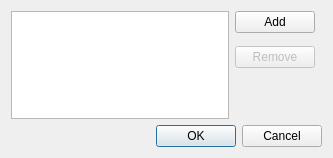
<?xml version="1.0" encoding="UTF-8"?>
<ui version="4.0">
 <class>ConfigUsersDialogClass</class>
 <widget class="QDialog" name="ConfigUsersDialogClass">
  <property name="windowModality">
   <enum>Qt::ApplicationModal</enum>
  </property>
  <property name="geometry">
   <rect>
    <x>0</x>
    <y>0</y>
    <width>333</width>
    <height>158</height>
   </rect>
  </property>
  <property name="modal">
   <bool>true</bool>
  </property>
  <layout class="QVBoxLayout" name="verticalLayout_3">
   <item>
    <layout class="QVBoxLayout" name="verticalLayout">
     <item>
      <layout class="QHBoxLayout" name="horizontalLayout">
       <item>
        <widget class="QListWidget" name="UserList"/>
       </item>
       <item>
        <layout class="QVBoxLayout" name="verticalLayout_2">
         <property name="rightMargin">
          <number>7</number>
         </property>
         <item>
          <widget class="QPushButton" name="AddBtn">
           <property name="text">
            <string>Add</string>
           </property>
           <property name="autoDefault">
            <bool>false</bool>
           </property>
          </widget>
         </item>
         <item>
          <spacer name="verticalSpacer_2">
           <property name="orientation">
            <enum>Qt::Vertical</enum>
           </property>
           <property name="sizeType">
            <enum>QSizePolicy::Fixed</enum>
           </property>
           <property name="sizeHint" stdset="0">
            <size>
             <width>20</width>
             <height>7</height>
            </size>
           </property>
          </spacer>
         </item>
         <item>
          <widget class="QPushButton" name="RemoveBtn">
           <property name="enabled">
            <bool>false</bool>
           </property>
           <property name="text">
            <string>Remove</string>
           </property>
           <property name="autoDefault">
            <bool>false</bool>
           </property>
          </widget>
         </item>
         <item>
          <spacer name="verticalSpacer">
           <property name="orientation">
            <enum>Qt::Vertical</enum>
           </property>
           <property name="sizeHint" stdset="0">
            <size>
             <width>20</width>
             <height>40</height>
            </size>
           </property>
          </spacer>
         </item>
        </layout>
       </item>
      </layout>
     </item>
    </layout>
   </item>
   <item>
    <layout class="QHBoxLayout" name="horizontalLayout_3">
     <item>
      <spacer name="horizontalSpacer">
       <property name="orientation">
        <enum>Qt::Horizontal</enum>
       </property>
       <property name="sizeHint" stdset="0">
        <size>
         <width>40</width>
         <height>20</height>
        </size>
       </property>
      </spacer>
     </item>
     <item>
      <widget class="QPushButton" name="OkBtn">
       <property name="text">
        <string>OK</string>
       </property>
       <property name="autoDefault">
        <bool>false</bool>
       </property>
       <property name="default">
        <bool>true</bool>
       </property>
      </widget>
     </item>
     <item>
      <widget class="QPushButton" name="CancelBtn">
       <property name="text">
        <string>Cancel</string>
       </property>
       <property name="autoDefault">
        <bool>false</bool>
       </property>
      </widget>
     </item>
    </layout>
   </item>
  </layout>
 </widget>
 <layoutdefault spacing="6" margin="11"/>
 <resources/>
 <connections/>
</ui>
